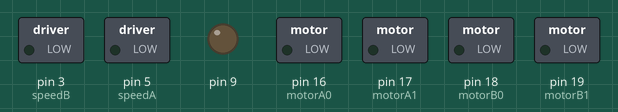
Simulated run of this sketch. Board: Arduino Uno, built with avr-gcc and run on an emulated ATmega328P. On the bench: switched loads named in the sketch (green lamp = pin HIGH), output pins drawn as LEDs (lit = HIGH).

Above: at 0.1 s.
At 6.1 s:
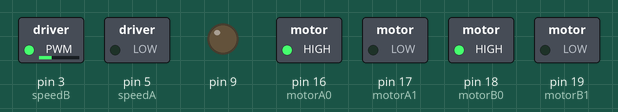
At 6.9 s:
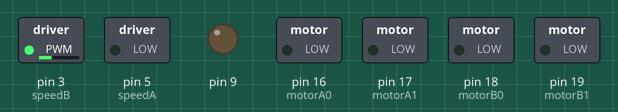
Timing chart, 0 to 8.4 s (numbered marks = the images above):
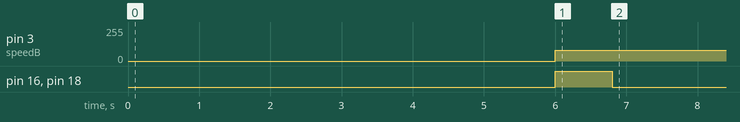

The sketch:

motor.ino
```cpp
const int motorA0 = 16;
const int motorA1 = 17;
const int speedA = 5;

const int motorB0 = 18;
const int motorB1 = 19;
const int speedB = 3;

void forward(int =255, int =255);
void backward(int =255, int= 255);

void setup() {
  // set the digital pin as output:
  pinMode(motorA0, OUTPUT);
  pinMode(motorA1, OUTPUT);
  pinMode(speedA, OUTPUT);

  pinMode(motorB0, OUTPUT);
  pinMode(motorB1, OUTPUT);
  pinMode(speedB, OUTPUT);

  pinMode(9, OUTPUT);

  Serial.begin(9600);
}

void loop()
{

  delay(6000);
  for(int i=80; i< 140;i+=10){
    forward(0, i);
    delay(800);
    //brake();
    stopMotor();

    while(!Serial.available());
    int a;

    while((a = Serial.parseInt())!=1);
    Serial.println(i);

    digitalWrite(9, HIGH);
    delay(100);
    digitalWrite(9, LOW);
  }


  /*
  rotate();
  */
}

void forward(int sA, int sB){
  /*Serial.print("sa: ");
  Serial.println(sA);
  Serial.print("sb: ");
  Serial.println(sB);*/

  digitalWrite(motorA0, HIGH);
  digitalWrite(motorA1, LOW);
  digitalWrite(motorB0, HIGH);
  digitalWrite(motorB1, LOW);

  analogWrite(speedA, sA);
  analogWrite(speedB, sB);
}

void backward(int sA, int sB){
  digitalWrite(motorA1, HIGH);
  digitalWrite(motorA0, LOW);
  digitalWrite(motorB1, HIGH);
  digitalWrite(motorB0, LOW);

  analogWrite(speedA, sA);
  analogWrite(speedB, sB);
}

void stopMotor(){
  digitalWrite(motorA0, LOW);
  digitalWrite(motorA1, LOW);
  digitalWrite(motorB0, LOW);
  digitalWrite(motorB1, LOW);
}

void brake(){
  digitalWrite(motorA0, HIGH);
  digitalWrite(motorA1, HIGH);
  digitalWrite(motorB0, HIGH);
  digitalWrite(motorB1, HIGH);
}

void rotate(){
  //Serial.println(sA);
  digitalWrite(motorA0, HIGH);
  digitalWrite(motorA1, LOW);
  digitalWrite(motorB0, HIGH);
  digitalWrite(motorB1, HIGH);

  analogWrite(speedA, 255);
  analogWrite(speedB, 255);


  delay(1000);

  digitalWrite(motorA0, HIGH);
  digitalWrite(motorA1, HIGH);
  digitalWrite(motorB0, HIGH);
  digitalWrite(motorB1, LOW);

  analogWrite(speedA, 255);
  analogWrite(speedB, 255);

  delay(1000);
}
```

Measured:
- by itself, pin 3 (speedB): 0/255 → 80/255 at 6.0 s
- by itself, pin 16 (motorA0), pin 18 (motorB0): LOW → HIGH at 6.0 s, → LOW 0.80 s later
